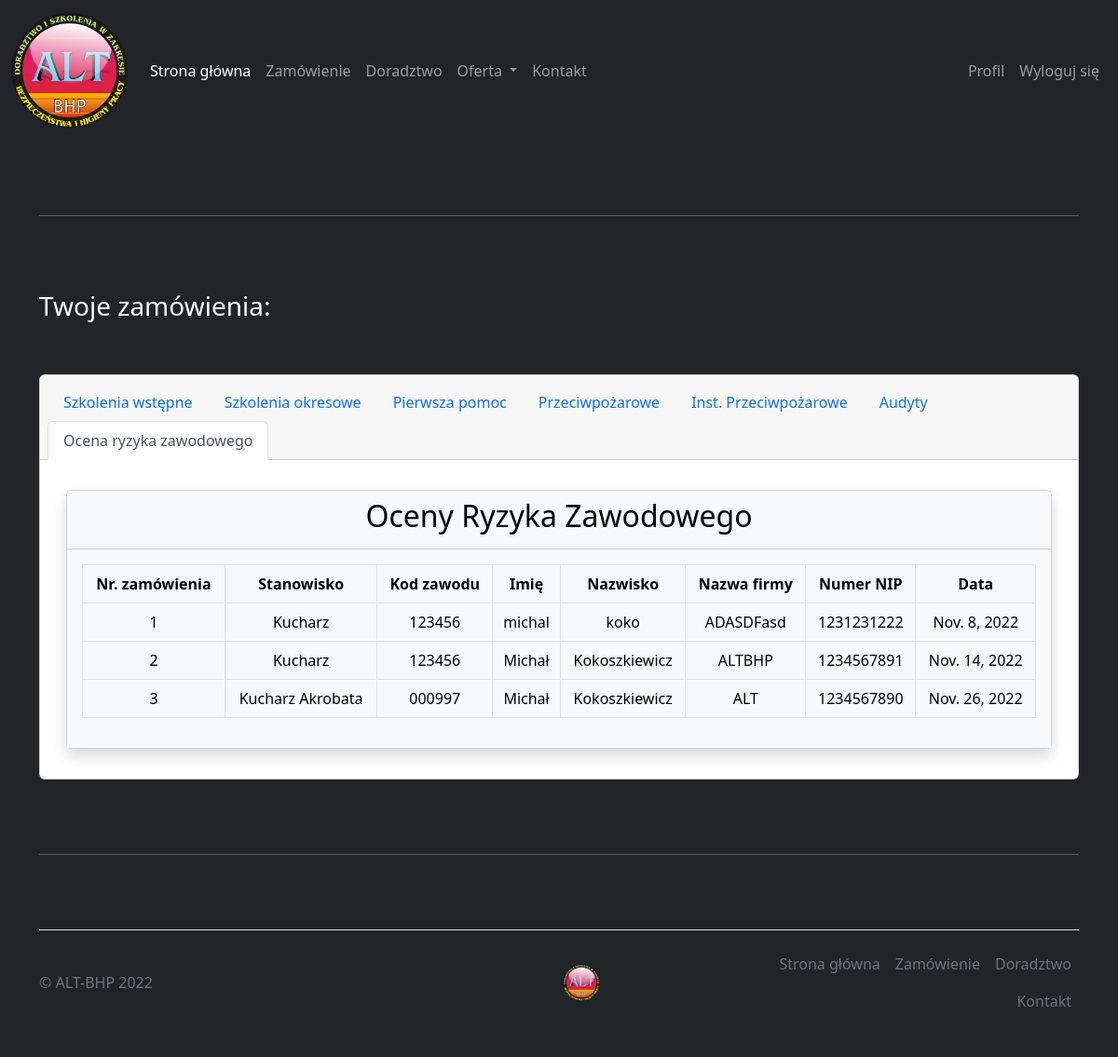
Page /accounts/profile/order/7 (signed in) on the committed database.
### order/models.py (models this page shows, shortened)
class ocena_ryzyka(models.Model):
    wybor_stanowiska = models.CharField(max_length=50)
    kod_zawodu = models.CharField(max_length=6)
    imie = models.CharField(max_length=20)
    nazwisko = models.CharField(max_length=30)
    email = models.EmailField()
    nazwa_firmy = models.CharField(max_length=100)
    numer_nip = models.CharField(max_length=10)
    numer_telefonu = models.CharField(max_length=11)
    data = models.DateField()
    creator = models.ForeignKey(CustomUser, on_delete=models.CASCADE)
    class Meta:
        verbose_name_plural = "Oceny ryzyka"

### order/views.py (the view)
# urls.py: path('accounts/profile/order/7', order.views.profile_ocena_ryzyka),
@login_required
def profile_ocena_ryzyka(request):
    orders_ocena_ryzyka = ocena_ryzyka.objects.filter(creator=request.user)
    return render(request, 'profile_ocena_ryzyka.html', {'orders_ocena_ryzyka': orders_ocena_ryzyka})

### templates/profile_ocena_ryzyka.html
{% extends 'temp.html' %}
{% load static %}
{% load profile_tags_wstepne %}
{% block content %}
    <div class="container marketing" style="color: white">
        <hr class="featurette-divider">
        <h3>Twoje zamówienia:</h3><br><br>
        <div class="card text-center">
            <div class="card-header">
                <ul class="nav nav-tabs card-header-tabs">
                    <li class="nav-item">
                        <a class="nav-link " aria-current="true" href="/accounts/profile/order/1">Szkolenia wstępne</a>
                    </li>
                    <li class="nav-item">
                        <a class="nav-link" href="/accounts/profile/order/2">Szkolenia okresowe</a>
                    </li>
                    <li class="nav-item">
                        <a class="nav-link" href="/accounts/profile/order/3">Pierwsza pomoc</a>
                    </li>
                    <li class="nav-item">
                        <a class="nav-link" href="/accounts/profile/order/4">Przeciwpożarowe</a>
                    </li>
                    <li class="nav-item">
                        <a class="nav-link" href="/accounts/profile/order/5">Inst. Przeciwpożarowe</a>
                    </li>
                    <li class="nav-item">
                        <a class="nav-link" href="/accounts/profile/order/6">Audyty</a>
                    </li>
                    <li class="nav-item">
                        <a class="nav-link active" href="/accounts/profile/order/7">Ocena ryzyka zawodowego</a>
                    </li>
                </ul>
            </div>
            <div class="card-body">
                <div class="container my-3">
                    <div class="row">
                        <div class="col-md-12">
                            <div class="card shadow">
                                <div class="card-header text-bg-light "><h2>Oceny Ryzyka Zawodowego</h2></div>
                                <div class="card-body text-bg-light ">
                                    <table class="table table-bordered" style="color: black">
                                        <thead>
                                        <tr>
                                            <th>Nr. zamówienia</th>
                                            <th>Stanowisko</th>
                                            <th>Kod zawodu</th>
                                            <th>Imię</th>
                                            <th>Nazwisko</th>
                                            <th>Nazwa firmy</th>
                                            <th>Numer NIP</th>
                                            <th>Data</th>
                                        </tr>
                                        </thead>
                                        <tbody>
                                        {% for item in orders_ocena_ryzyka %}
                                            <tr>
                                                <td>{{ item.id }}</td>
                                                <td>{{ item.wybor_stanowiska }}</td>
                                                <td>{{ item.kod_zawodu }}</td>
                                                <td>{{ item.imie }}</td>
                                                <td>{{ item.nazwisko }}</td>
                                                <td>{{ item.nazwa_firmy }}</td>
                                                <td>{{ item.numer_nip }}</td>
                                                <td>{{ item.data }}</td>
                                            </tr>
                                        {% endfor %}
                                        </tbody>
                                    </table>
                                </div>
                            </div>
                        </div>
                    </div>
                </div>
            </div>
        </div>
        <hr class="featurette-divider">
    </div>
{% endblock %}

### templates/temp.html (shortened to what this page needs)
    <!doctype html>
    <html lang="pl">
    {% load static %}
    <head>
        <link href="https://cdn.jsdelivr.net/npm/bootstrap@5.2.2/dist/css/bootstrap.min.css" rel="stylesheet"
>
    </head>
    <body class="bg-dark">
    <main>
        <nav class="navbar  navbar-expand-lg navbar-dark bg-transparent">
            <div class="container-fluid">
                <a class="navbar-brand" href="/"><img src="{% static 'order/img/logo.png' %}" class="d-block w-100"
                                                                  alt="..." height="125" width="125"></a>
                <div class="collapse navbar-collapse" id="navbarNavDropdown">
                    <ul class="navbar-nav me-auto mb-2 mb-lg-0">
                        <li class="nav-item">
                            <a class="nav-link active" aria-current="page" href="/">Strona główna</a>
                        </li>
                        <li class="nav-item">
                            <a class="nav-link" href="/zamowienie/">Zamówienie</a>
                        </li>
                        <li class="nav-item">
                            <a class="nav-link" href="/doradztwo/">Doradztwo</a>
                        </li>
                        <li class="nav-item dropdown">
                            <a class="nav-link dropdown-toggle" href="#" role="button" data-bs-toggle="dropdown"
                               aria-expanded="false">
                                Oferta
                            </a>
                        </li>
                        <li class="nav-item">
                            <a class="nav-link" href="/kontakt/">Kontakt</a>
                        </li>
                    </ul>
                    <ul class="navbar-nav">
                        {% if user.is_authenticated %}
                        <li class="nav-item">
                            <a class="nav-link" href="/accounts/profile/">Profil</a>
                        </li>
                        {% else %}
                        <li class="nav-item">
                            <a class="nav-link" href="/register/">Zarejestruj się</a>
                        </li>
                        {% endif %}
                        {% if user.is_authenticated %}
                        <li class="nav-item">
                            <a class="nav-link" href="/accounts/logout/">Wyloguj się</a>
                        </li>
                        {% else %}
                        <li class="nav-item">
                            <a class="nav-link" href="/accounts/login/">Zaloguj się</a>
                        </li>
                        {% endif %}
                    </ul>
                </div>
            </div>
        </nav>
        {% block content %}
        {% endblock %}
        <div class="container">
            <footer class="d-flex flex-wrap justify-content-between align-items-center py-3 my-4 border-top">
                <p class="col-md-4 mb-0 text-muted">&copy; ALT-BHP 2022</p>
                <a href="/"
                   class="col-md-4 d-flex align-items-center justify-content-center mb-3 mb-md-0 me-md-auto link-dark text-decoration-none">
                    <svg class="bi me-2" width="40" height="32"><img src="{% static 'order/img/logo.png' %}" width="40"
                                                                     height="40"></svg>
                </a>
                <ul class="nav col-md-4 justify-content-end">
                    <li class="nav-item"><a href="/" class="nav-link px-2 text-muted">Strona główna</a></li>
                    <li class="nav-item"><a href="/zamowienie/" class="nav-link px-2 text-muted">Zamówienie</a></li>
                    <li class="nav-item"><a href="/doradztwo/" class="nav-link px-2 text-muted">Doradztwo</a></li>
                    <li class="nav-item"><a href="/kontakt/" class="nav-link px-2 text-muted">Kontakt</a></li>
                </ul>
            </footer>
        </div>
    </main>
    </body>
    </html>

### templates/temp.html (style rules this page uses)
.featurette-divider { margin: 5rem 0; color: white; }

### rows in the picture
ocena_ryzyka: id "1", wybor_stanowiska "Kucharz", kod_zawodu "123456", imie "michal", nazwisko "koko", nazwa_firmy "ADASDFasd", numer_nip "1231231222", data "Nov. 8, 2022"
ocena_ryzyka: id "2", wybor_stanowiska "Kucharz", kod_zawodu "123456", imie "Michał", nazwisko "Kokoszkiewicz", nazwa_firmy "ALTBHP", numer_nip "1234567891", data "Nov. 14, 2022"
ocena_ryzyka: id "3", wybor_stanowiska "Kucharz Akrobata", kod_zawodu "000997", imie "Michał", nazwisko "Kokoszkiewicz", nazwa_firmy "ALT", numer_nip "1234567890", data "Nov. 26, 2022"
